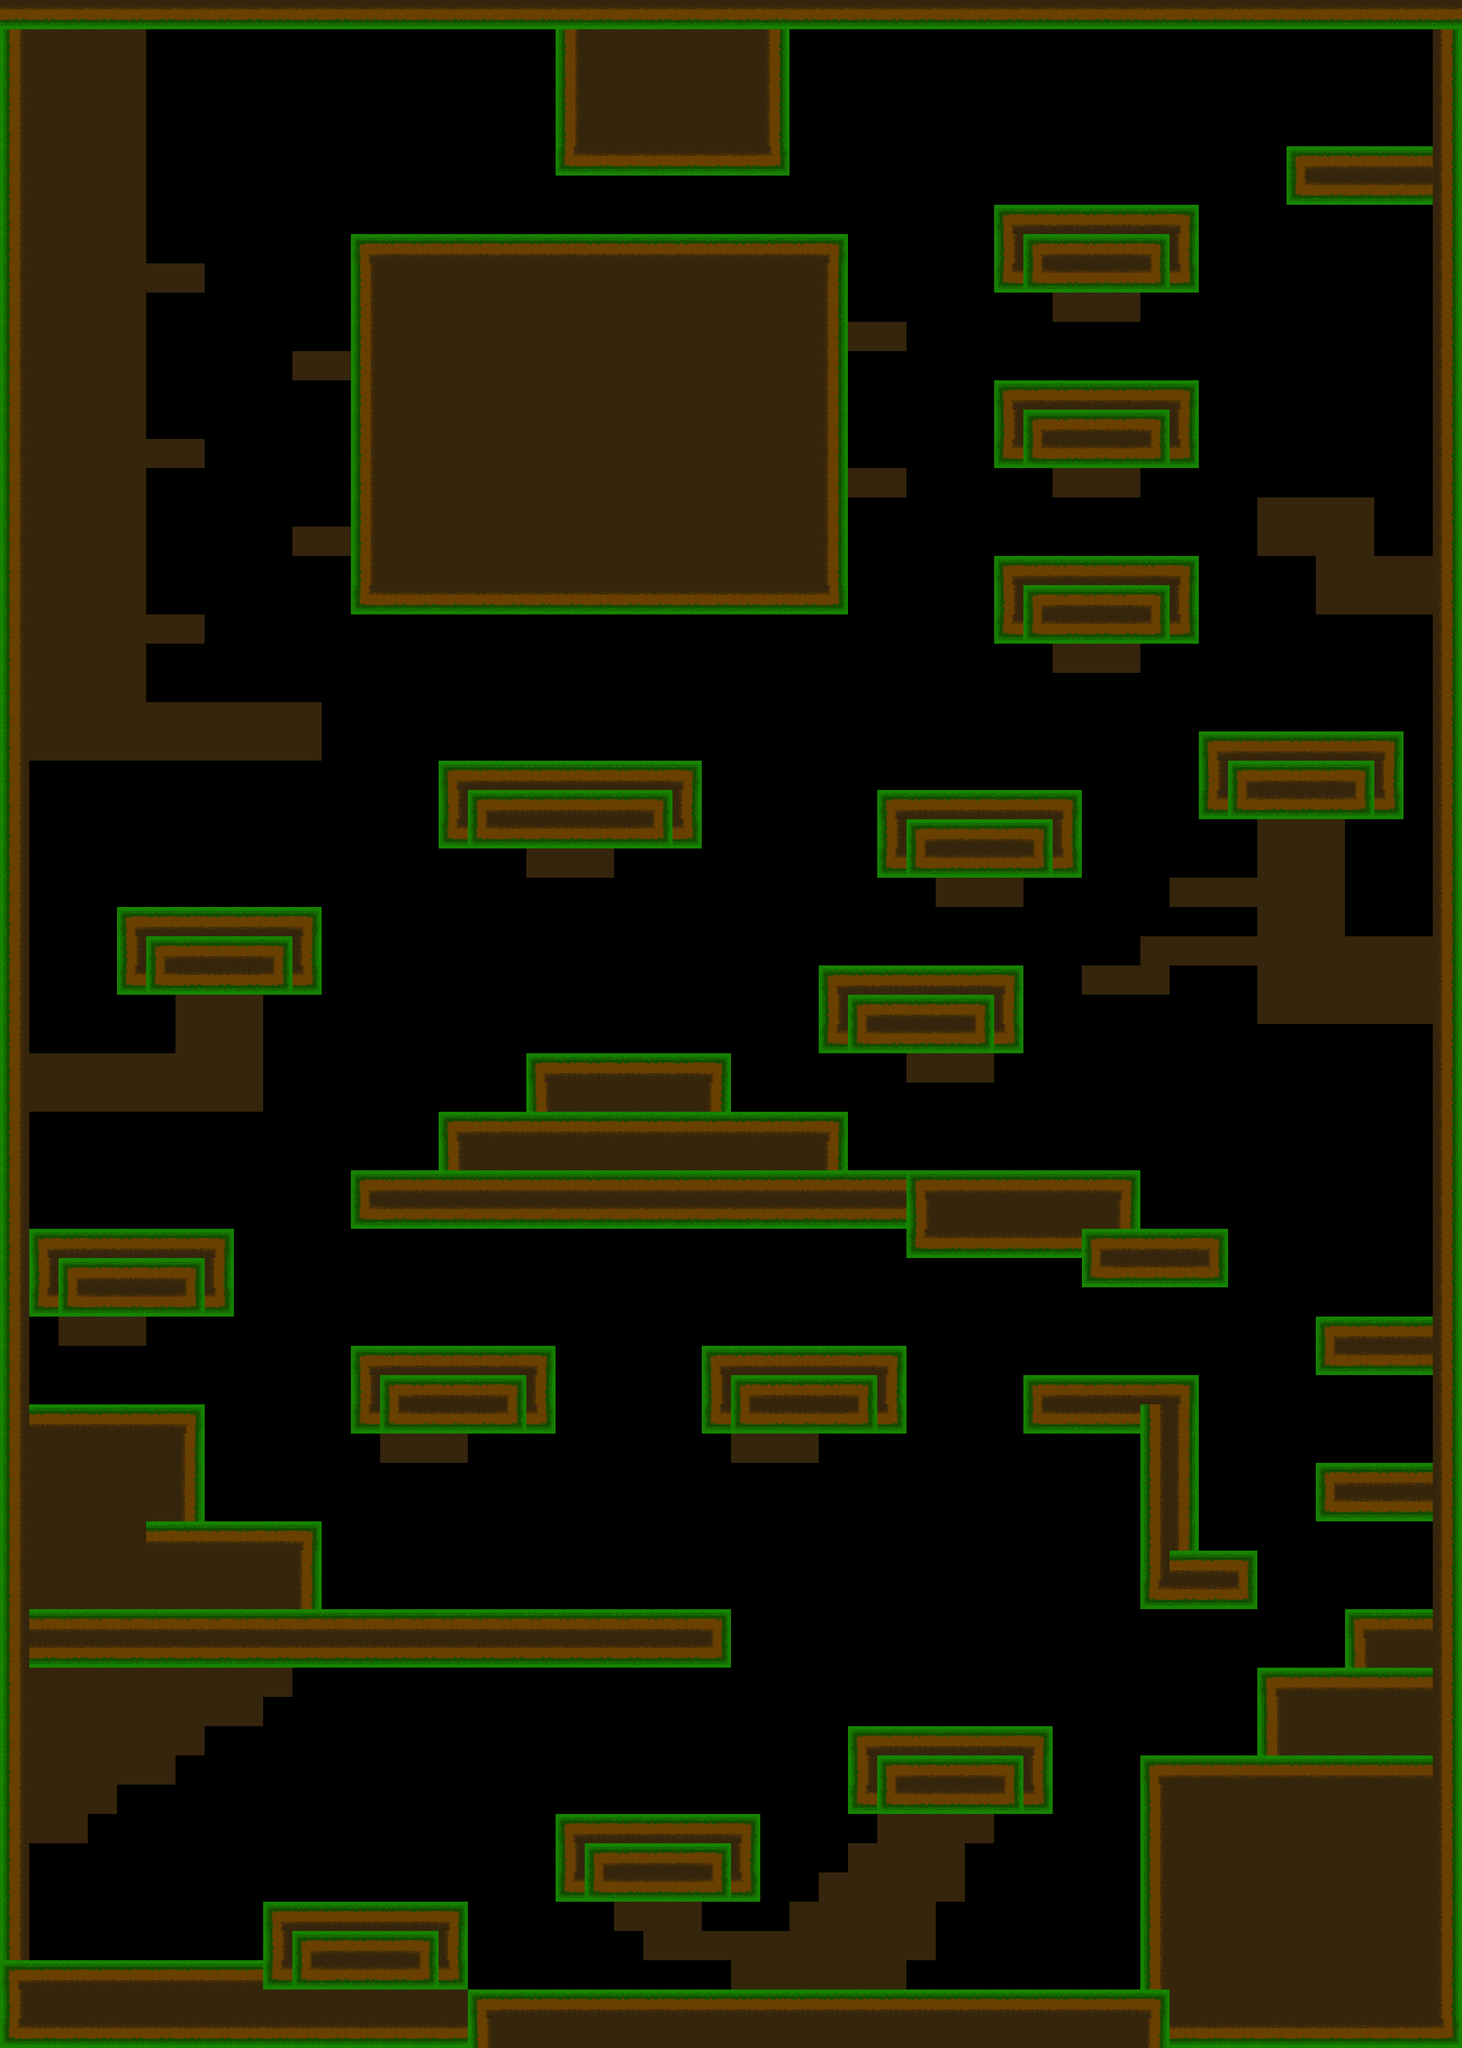

This is a level from a 2D game, rendered from its Tiled map with the project's own tilesets. A one-line summary and the complete map file follow:
An orthogonal 50x70 tile map with 64x64 px tiles, 1 tile layer (Tile Layer 1).

<map version="1.2" tiledversion="1.3.4" orientation="orthogonal" renderorder="right-down" width="50" height="70" tilewidth="64" tileheight="64" infinite="0" nextlayerid="2" nextobjectid="1">
 <editorsettings>
  <export target="jungle2.csv" format="csv" />
 </editorsettings>
 <tileset firstgid="1" source="jungleTiles.tsx" />
 <layer id="1" name="Tile Layer 1" width="50" height="70">
  <data encoding="csv">
8,8,8,8,8,8,8,8,8,8,8,8,8,8,8,8,8,8,8,8,8,8,8,8,8,8,8,8,8,8,8,8,8,8,8,8,8,8,8,8,8,8,8,8,8,8,8,8,8,8,
4,5,5,5,5,0,0,0,0,0,0,0,0,0,0,0,0,0,0,4,5,5,5,5,5,5,6,0,0,0,0,0,0,0,0,0,0,0,0,0,0,0,0,0,0,0,0,0,0,6,
4,5,5,5,5,0,0,0,0,0,0,0,0,0,0,0,0,0,0,4,5,5,5,5,5,5,6,0,0,0,0,0,0,0,0,0,0,0,0,0,0,0,0,0,0,0,0,0,0,6,
4,5,5,5,5,0,0,0,0,0,0,0,0,0,0,0,0,0,0,4,5,5,5,5,5,5,6,0,0,0,0,0,0,0,0,0,0,0,0,0,0,0,0,0,0,0,0,0,0,6,
4,5,5,5,5,0,0,0,0,0,0,0,0,0,0,0,0,0,0,4,5,5,5,5,5,5,6,0,0,0,0,0,0,0,0,0,0,0,0,0,0,0,0,0,0,0,0,0,0,6,
4,5,5,5,5,0,0,0,0,0,0,0,0,0,0,0,0,0,0,7,8,8,8,8,8,8,9,0,0,0,0,0,0,0,0,0,0,0,0,0,0,0,0,0,1,2,2,2,2,6,
4,5,5,5,5,0,0,0,0,0,0,0,0,0,0,0,0,0,0,0,0,0,0,0,0,0,0,0,0,0,0,0,0,0,0,0,0,0,0,0,0,0,0,0,7,8,8,8,8,6,
4,5,5,5,5,0,0,0,0,0,0,0,0,0,0,0,0,0,0,0,0,0,0,0,0,0,0,0,0,0,0,0,0,0,1,2,2,2,2,2,3,0,0,0,0,0,0,0,0,6,
4,5,5,5,5,0,0,0,0,0,0,0,1,2,2,2,2,2,2,2,2,2,2,2,2,2,2,2,3,0,0,0,0,0,4,1,2,2,2,3,6,0,0,0,0,0,0,0,0,6,
4,5,5,5,5,5,5,0,0,0,0,0,4,5,5,5,5,5,5,5,5,5,5,5,5,5,5,5,6,0,0,0,0,0,7,7,8,8,8,9,9,0,0,0,0,0,0,0,0,6,
4,5,5,5,5,0,0,0,0,0,0,0,4,5,5,5,5,5,5,5,5,5,5,5,5,5,5,5,6,0,0,0,0,0,0,0,5,5,5,0,0,0,0,0,0,0,0,0,0,6,
4,5,5,5,5,0,0,0,0,0,0,0,4,5,5,5,5,5,5,5,5,5,5,5,5,5,5,5,6,5,5,0,0,0,0,0,0,0,0,0,0,0,0,0,0,0,0,0,0,6,
4,5,5,5,5,0,0,0,0,0,5,5,4,5,5,5,5,5,5,5,5,5,5,5,5,5,5,5,6,0,0,0,0,0,0,0,0,0,0,0,0,0,0,0,0,0,0,0,0,6,
4,5,5,5,5,0,0,0,0,0,0,0,4,5,5,5,5,5,5,5,5,5,5,5,5,5,5,5,6,0,0,0,0,0,1,2,2,2,2,2,3,0,0,0,0,0,0,0,0,6,
4,5,5,5,5,0,0,0,0,0,0,0,4,5,5,5,5,5,5,5,5,5,5,5,5,5,5,5,6,0,0,0,0,0,4,1,2,2,2,3,6,0,0,0,0,0,0,0,0,6,
4,5,5,5,5,5,5,0,0,0,0,0,4,5,5,5,5,5,5,5,5,5,5,5,5,5,5,5,6,0,0,0,0,0,7,7,8,8,8,9,9,0,0,0,0,0,0,0,0,6,
4,5,5,5,5,0,0,0,0,0,0,0,4,5,5,5,5,5,5,5,5,5,5,5,5,5,5,5,6,5,5,0,0,0,0,0,5,5,5,0,0,0,0,0,0,0,0,0,0,6,
4,5,5,5,5,0,0,0,0,0,0,0,4,5,5,5,5,5,5,5,5,5,5,5,5,5,5,5,6,0,0,0,0,0,0,0,0,0,0,0,0,0,0,5,5,5,5,0,0,6,
4,5,5,5,5,0,0,0,0,0,5,5,4,5,5,5,5,5,5,5,5,5,5,5,5,5,5,5,6,0,0,0,0,0,0,0,0,0,0,0,0,0,0,5,5,5,5,0,0,6,
4,5,5,5,5,0,0,0,0,0,0,0,4,5,5,5,5,5,5,5,5,5,5,5,5,5,5,5,6,0,0,0,0,0,1,2,2,2,2,2,3,0,0,0,0,5,5,5,5,6,
4,5,5,5,5,0,0,0,0,0,0,0,7,8,8,8,8,8,8,8,8,8,8,8,8,8,8,8,9,0,0,0,0,0,4,1,2,2,2,3,6,0,0,0,0,5,5,5,5,6,
4,5,5,5,5,5,5,0,0,0,0,0,0,0,0,0,0,0,0,0,0,0,0,0,0,0,0,0,0,0,0,0,0,0,7,7,8,8,8,9,9,0,0,0,0,0,0,0,0,6,
4,5,5,5,5,0,0,0,0,0,0,0,0,0,0,0,0,0,0,0,0,0,0,0,0,0,0,0,0,0,0,0,0,0,0,0,5,5,5,0,0,0,0,0,0,0,0,0,0,6,
4,5,5,5,5,0,0,0,0,0,0,0,0,0,0,0,0,0,0,0,0,0,0,0,0,0,0,0,0,0,0,0,0,0,0,0,0,0,0,0,0,0,0,0,0,0,0,0,0,6,
4,5,5,5,5,5,5,5,5,5,5,0,0,0,0,0,0,0,0,0,0,0,0,0,0,0,0,0,0,0,0,0,0,0,0,0,0,0,0,0,0,0,0,0,0,0,0,0,0,6,
4,5,5,5,5,5,5,5,5,5,5,0,0,0,0,0,0,0,0,0,0,0,0,0,0,0,0,0,0,0,0,0,0,0,0,0,0,0,0,0,0,1,2,2,2,2,2,3,0,6,
4,0,0,0,0,0,0,0,0,0,0,0,0,0,0,1,2,2,2,2,2,2,2,3,0,0,0,0,0,0,0,0,0,0,0,0,0,0,0,0,0,4,1,2,2,2,3,6,0,6,
4,0,0,0,0,0,0,0,0,0,0,0,0,0,0,4,1,2,2,2,2,2,3,6,0,0,0,0,0,0,1,2,2,2,2,2,3,0,0,0,0,7,7,8,8,8,9,9,0,6,
4,0,0,0,0,0,0,0,0,0,0,0,0,0,0,7,7,8,8,8,8,8,9,9,0,0,0,0,0,0,4,1,2,2,2,3,6,0,0,0,0,0,0,5,5,5,0,0,0,6,
4,0,0,0,0,0,0,0,0,0,0,0,0,0,0,0,0,0,5,5,5,0,0,0,0,0,0,0,0,0,7,7,8,8,8,9,9,0,0,0,0,0,0,5,5,5,0,0,0,6,
4,0,0,0,0,0,0,0,0,0,0,0,0,0,0,0,0,0,0,0,0,0,0,0,0,0,0,0,0,0,0,0,5,5,5,0,0,0,0,0,5,5,5,5,5,5,0,0,0,6,
4,0,0,0,1,2,2,2,2,2,3,0,0,0,0,0,0,0,0,0,0,0,0,0,0,0,0,0,0,0,0,0,0,0,0,0,0,0,0,0,0,0,0,5,5,5,0,0,0,6,
4,0,0,0,4,1,2,2,2,3,6,0,0,0,0,0,0,0,0,0,0,0,0,0,0,0,0,0,0,0,0,0,0,0,0,0,0,0,0,5,5,5,5,5,5,5,5,5,5,6,
4,0,0,0,7,7,8,8,8,9,9,0,0,0,0,0,0,0,0,0,0,0,0,0,0,0,0,0,1,2,2,2,2,2,3,0,0,5,5,5,0,0,0,5,5,5,5,5,5,6,
4,0,0,0,0,0,5,5,5,0,0,0,0,0,0,0,0,0,0,0,0,0,0,0,0,0,0,0,4,1,2,2,2,3,6,0,0,0,0,0,0,0,0,5,5,5,5,5,5,6,
4,0,0,0,0,0,5,5,5,0,0,0,0,0,0,0,0,0,0,0,0,0,0,0,0,0,0,0,7,7,8,8,8,9,9,0,0,0,0,0,0,0,0,0,0,0,0,0,0,6,
4,5,5,5,5,5,5,5,5,0,0,0,0,0,0,0,0,0,1,2,2,2,2,2,3,0,0,0,0,0,0,5,5,5,0,0,0,0,0,0,0,0,0,0,0,0,0,0,0,6,
4,5,5,5,5,5,5,5,5,0,0,0,0,0,0,0,0,0,4,5,5,5,5,5,6,0,0,0,0,0,0,0,0,0,0,0,0,0,0,0,0,0,0,0,0,0,0,0,0,6,
4,0,0,0,0,0,0,0,0,0,0,0,0,0,0,1,2,2,2,2,2,2,2,2,2,2,2,2,3,0,0,0,0,0,0,0,0,0,0,0,0,0,0,0,0,0,0,0,0,6,
4,0,0,0,0,0,0,0,0,0,0,0,0,0,0,4,5,5,5,5,5,5,5,5,5,5,5,5,6,0,0,0,0,0,0,0,0,0,0,0,0,0,0,0,0,0,0,0,0,6,
4,0,0,0,0,0,0,0,0,0,0,0,1,2,2,2,2,2,2,2,2,2,2,2,2,2,2,2,2,2,2,1,2,2,2,2,2,2,3,0,0,0,0,0,0,0,0,0,0,6,
4,0,0,0,0,0,0,0,0,0,0,0,7,8,8,8,8,8,8,8,8,8,8,8,8,8,8,8,8,8,8,4,5,5,5,5,5,5,6,0,0,0,0,0,0,0,0,0,0,6,
4,1,2,2,2,2,2,3,0,0,0,0,0,0,0,0,0,0,0,0,0,0,0,0,0,0,0,0,0,0,0,7,8,8,8,8,8,1,2,2,2,3,0,0,0,0,0,0,0,6,
4,4,1,2,2,2,3,6,0,0,0,0,0,0,0,0,0,0,0,0,0,0,0,0,0,0,0,0,0,0,0,0,0,0,0,0,0,7,8,8,8,9,0,0,0,0,0,0,0,6,
4,7,7,8,8,8,9,9,0,0,0,0,0,0,0,0,0,0,0,0,0,0,0,0,0,0,0,0,0,0,0,0,0,0,0,0,0,0,0,0,0,0,0,0,0,0,0,0,0,6,
4,0,5,5,5,0,0,0,0,0,0,0,0,0,0,0,0,0,0,0,0,0,0,0,0,0,0,0,0,0,0,0,0,0,0,0,0,0,0,0,0,0,0,0,0,1,2,2,2,6,
4,0,0,0,0,0,0,0,0,0,0,0,1,2,2,2,2,2,3,0,0,0,0,0,1,2,2,2,2,2,3,0,0,0,0,0,0,0,0,0,0,0,0,0,0,7,8,8,8,6,
4,0,0,0,0,0,0,0,0,0,0,0,4,1,2,2,2,3,6,0,0,0,0,0,4,1,2,2,2,3,6,0,0,0,0,1,2,2,2,2,3,0,0,0,0,0,0,0,0,6,
4,2,2,2,2,2,3,0,0,0,0,0,7,7,8,8,8,9,9,0,0,0,0,0,7,7,8,8,8,9,9,0,0,0,0,7,8,8,8,4,6,0,0,0,0,0,0,0,0,6,
4,5,5,5,5,5,6,0,0,0,0,0,0,5,5,5,0,0,0,0,0,0,0,0,0,5,5,5,0,0,0,0,0,0,0,0,0,0,0,4,6,0,0,0,0,0,0,0,0,6,
4,5,5,5,5,5,6,0,0,0,0,0,0,0,0,0,0,0,0,0,0,0,0,0,0,0,0,0,0,0,0,0,0,0,0,0,0,0,0,4,6,0,0,0,0,1,2,2,2,6,
4,5,5,5,5,5,6,0,0,0,0,0,0,0,0,0,0,0,0,0,0,0,0,0,0,0,0,0,0,0,0,0,0,0,0,0,0,0,0,4,6,0,0,0,0,7,8,8,8,6,
4,5,5,5,5,2,2,2,2,2,3,0,0,0,0,0,0,0,0,0,0,0,0,0,0,0,0,0,0,0,0,0,0,0,0,0,0,0,0,4,6,0,0,0,0,0,0,0,0,6,
4,5,5,5,5,5,5,5,5,5,6,0,0,0,0,0,0,0,0,0,0,0,0,0,0,0,0,0,0,0,0,0,0,0,0,0,0,0,0,4,2,2,3,0,0,0,0,0,0,6,
4,5,5,5,5,5,5,5,5,5,6,0,0,0,0,0,0,0,0,0,0,0,0,0,0,0,0,0,0,0,0,0,0,0,0,0,0,0,0,7,8,8,9,0,0,0,0,0,0,6,
4,2,2,2,2,2,2,2,2,2,2,2,2,2,2,2,2,2,2,2,2,2,2,2,3,0,0,0,0,0,0,0,0,0,0,0,0,0,0,0,0,0,0,0,0,0,1,2,2,6,
4,8,8,8,8,8,8,8,8,8,8,8,8,8,8,8,8,8,8,8,8,8,8,8,9,0,0,0,0,0,0,0,0,0,0,0,0,0,0,0,0,0,0,0,0,0,4,5,5,6,
4,5,5,5,5,5,5,5,5,5,0,0,0,0,0,0,0,0,0,0,0,0,0,0,0,0,0,0,0,0,0,0,0,0,0,0,0,0,0,0,0,0,0,1,2,2,2,2,2,6,
4,5,5,5,5,5,5,5,5,0,0,0,0,0,0,0,0,0,0,0,0,0,0,0,0,0,0,0,0,0,0,0,0,0,0,0,0,0,0,0,0,0,0,4,5,5,5,5,5,6,
4,5,5,5,5,5,5,0,0,0,0,0,0,0,0,0,0,0,0,0,0,0,0,0,0,0,0,0,0,1,2,2,2,2,2,3,0,0,0,0,0,0,0,4,5,5,5,5,5,6,
4,5,5,5,5,5,0,0,0,0,0,0,0,0,0,0,0,0,0,0,0,0,0,0,0,0,0,0,0,4,1,2,2,2,3,6,0,0,0,1,2,2,2,2,2,2,2,2,2,6,
4,5,5,5,0,0,0,0,0,0,0,0,0,0,0,0,0,0,0,0,0,0,0,0,0,0,0,0,0,7,7,8,8,8,9,9,0,0,0,4,5,5,5,5,5,5,5,5,5,6,
4,5,5,0,0,0,0,0,0,0,0,0,0,0,0,0,0,0,0,1,2,2,2,2,2,3,0,0,0,0,5,5,5,5,0,0,0,0,0,4,5,5,5,5,5,5,5,5,5,6,
4,0,0,0,0,0,0,0,0,0,0,0,0,0,0,0,0,0,0,4,1,2,2,2,3,6,0,0,0,5,5,5,5,0,0,0,0,0,0,4,5,5,5,5,5,5,5,5,5,6,
4,0,0,0,0,0,0,0,0,0,0,0,0,0,0,0,0,0,0,7,7,8,8,8,9,9,0,0,5,5,5,5,5,0,0,0,0,0,0,4,5,5,5,5,5,5,5,5,5,6,
4,0,0,0,0,0,0,0,0,1,2,2,2,2,2,3,0,0,0,0,0,5,5,5,0,0,0,5,5,5,5,5,0,0,0,0,0,0,0,4,5,5,5,5,5,5,5,5,5,6,
4,0,0,0,0,0,0,0,0,4,1,2,2,2,3,6,0,0,0,0,0,0,5,5,5,5,5,5,5,5,5,5,0,0,0,0,0,0,0,4,5,5,5,5,5,5,5,5,5,6,
1,2,2,2,2,2,2,2,2,7,7,8,8,8,9,9,0,0,0,0,0,0,0,0,0,5,5,5,5,5,5,0,0,0,0,0,0,0,0,4,5,5,5,5,5,5,5,5,5,6,
4,5,5,5,5,5,5,5,5,5,5,5,5,5,5,5,1,2,2,2,2,2,2,2,2,2,2,2,2,2,2,2,2,2,2,2,2,2,2,3,5,5,5,5,5,5,5,5,5,6,
7,8,8,8,8,8,8,8,8,8,8,8,8,8,8,8,4,5,5,5,5,5,5,5,5,5,5,5,5,5,5,5,5,5,5,5,5,5,5,6,8,8,8,8,8,8,8,8,8,9
</data>
 </layer>
</map>
